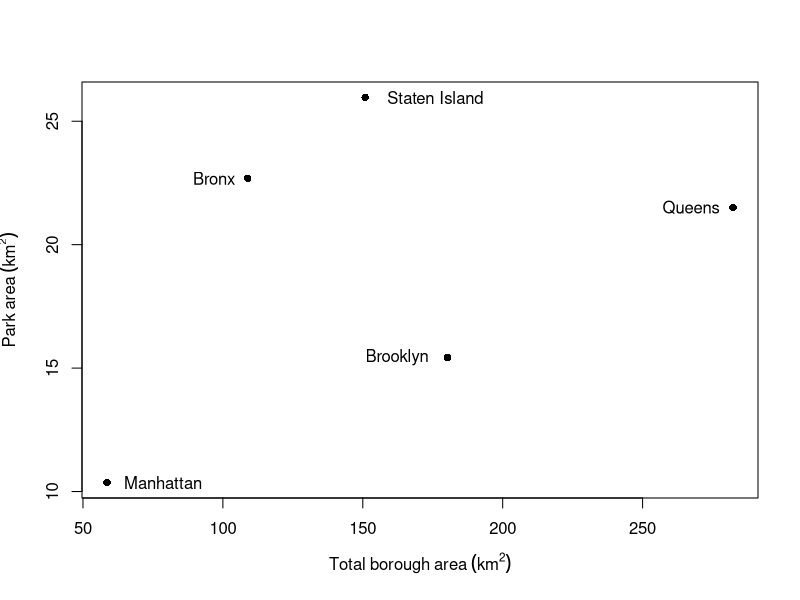
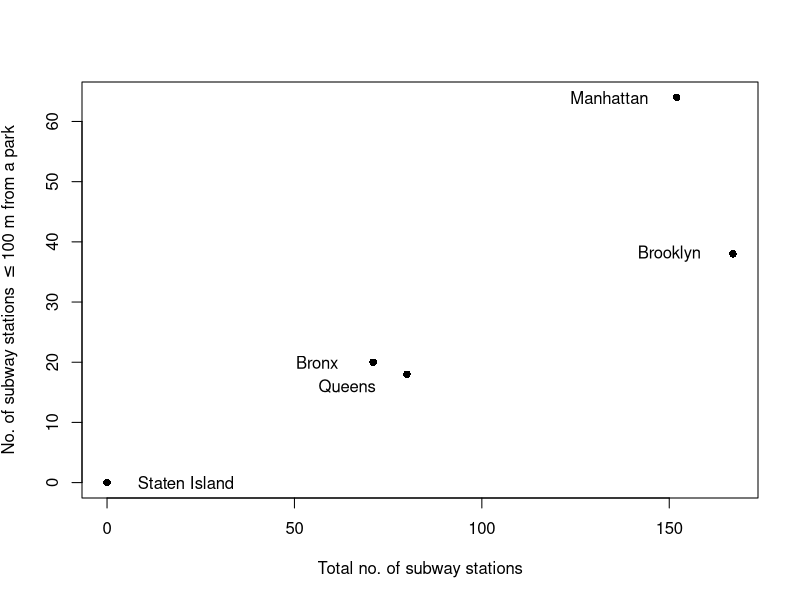
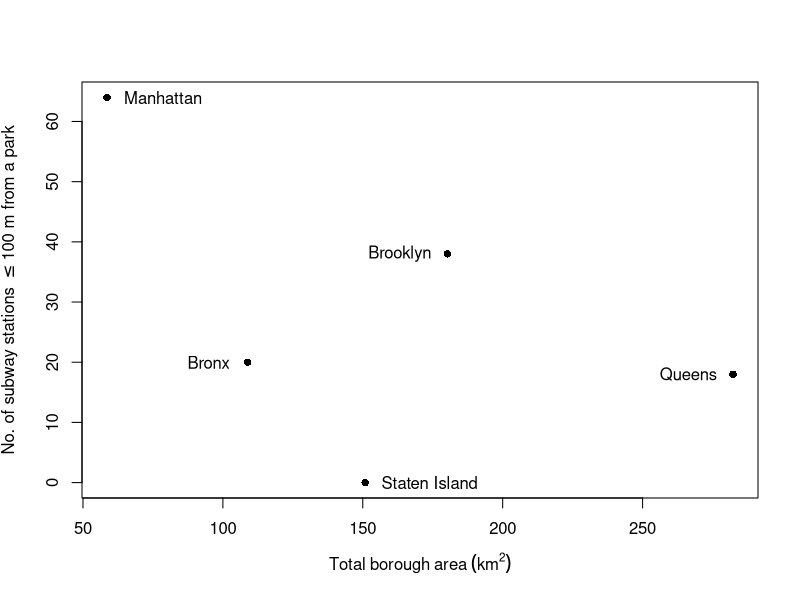
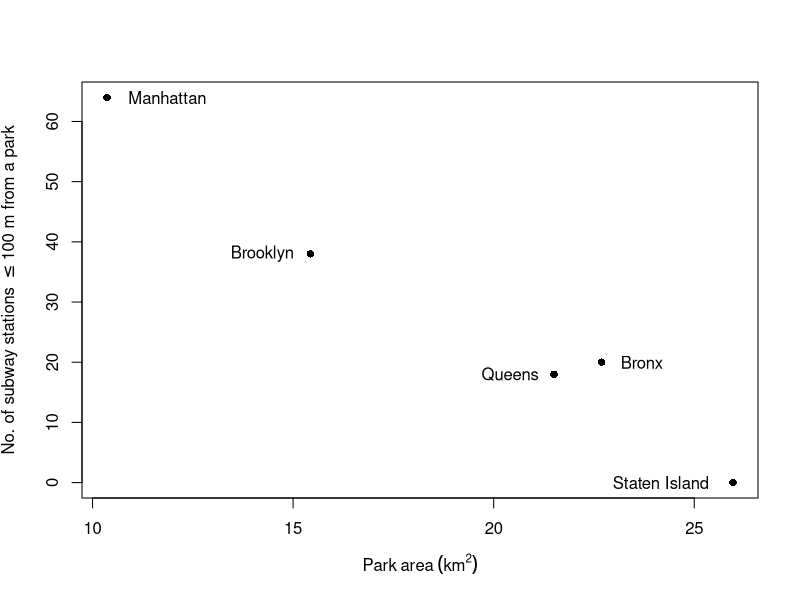

Write the R code that produced these figures, in order.
## ---- data_input--------------------------------------------------------------
data <- read.csv("subway_data.csv", header = TRUE, stringsAsFactors = TRUE)


## ----park_vs_total_area-------------------------------------------------------

y <- ((data$g.area) / 1000000)
x <- ((data$b.area) / 1000000)

model_area <- lm(y ~ x)
summary(model_area)

plot(x, y, ylab = expression(Park ~ area ~ (km^2), ylim = c(0, 25)),
     xlab = expression(Total ~ borough ~ area ~ (km^2)), pch = 16)
text(y = y[1], x = x[1] + 20, "Manhattan")
text(y = y[2], x = x[2] - 18, "Brooklyn")
text(y = y[3], x = x[3] - 15, "Queens")
text(y = y[4], x = x[4] - 12, "Bronx")
text(y = y[5], x = x[5] + 25, "Staten Island")


## ----no_of_stations-----------------------------------------------------------

y <- data$g.stations
x <- data$stations

station_model <- glm(y ~ x, family = poisson)
summary(station_model)

plot(y ~ x, ylab = expression("No. of subway stations "<="100 m from a park"),
     xlab = "Total no. of subway stations", pch = 16)
text(y = y[1], x = x[1] - 18, "Manhattan")
text(y = y[2], x = x[2] - 17, "Brooklyn")
text(y = y[3] - 2, x = x[3] - 16, "Queens")
text(y = y[4], x = x[4] - 15, "Bronx")
text(y = y[5], x = x[5] + 21, "Staten Island")


## ----stations_vs_area---------------------------------------------------------
## Total Area

x <- data$b.area / 1000000
y <- data$g.stations

area_model <- glm(y ~ x, family = poisson)
summary(area_model)

plot(x, y, pch = 16, ylab = expression("No. of subway stations "<="100 m from a park"),
     xlab = expression(Total ~ borough ~ area ~ (km^2)))
text(y = y[1], x = x[1] + 20, "Manhattan")
text(y = y[2], x = x[2] - 17, "Brooklyn")
text(y = y[3], x = x[3] - 16, "Queens")
text(y = y[4], x = x[4] - 14, "Bronx")
text(y = y[5], x = x[5] + 23, "Staten Island")


## ----stations_vs_green--------------------------------------------------------

x <- data$g.area / 1000000
y <- data$g.stations

green_model <- glm(y ~ x, family = poisson)
summary(green_model)

plot(x, y, pch = 16, ylab = expression("No. of subway stations "<="100 m from a park"),
     xlab = expression(Park ~ area ~ (km^2)))
text(y = y[1], x = x[1] + 1.5, "Manhattan")
text(y = y[2], x = x[2] - 1.2, "Brooklyn")
text(y = y[3], x = x[3] - 1.1, "Queens")
text(y = y[4], x = x[4] + 1, "Bronx")
text(y = y[5], x = x[5] - 1.8, "Staten Island")

